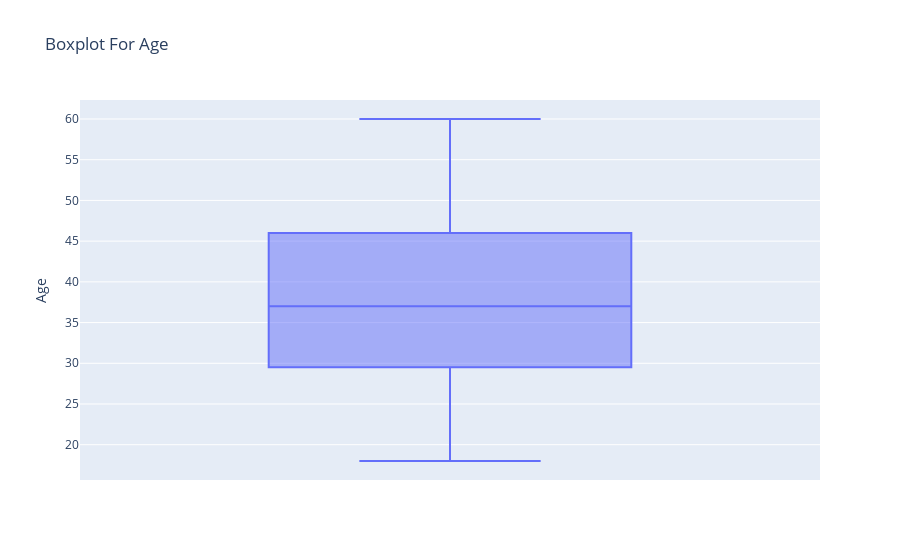
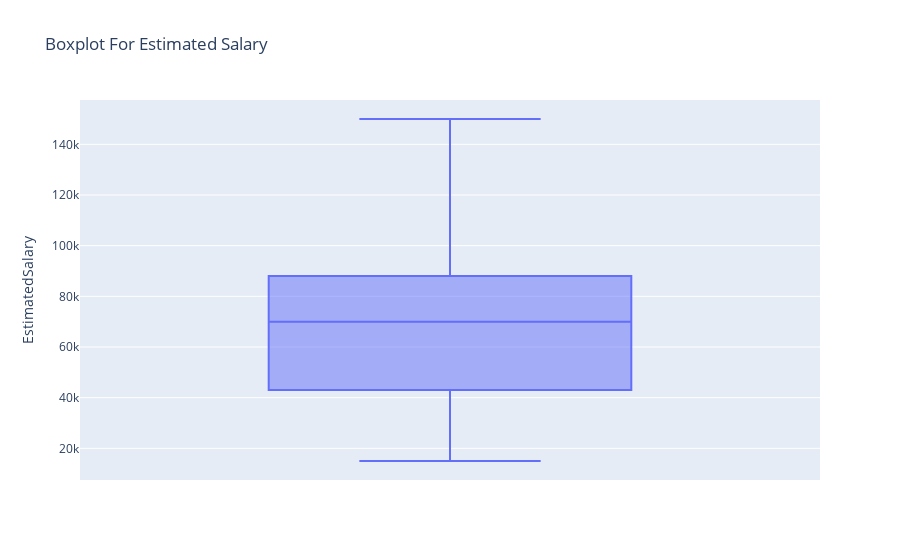

Notebook code for these charts, in order:
### Markdown cell above
### OUTLIERS

### Code cell
# Age
outliers_age = px.box(df, y='Age', title='Boxplot For Age')
outliers_age.show()

# Estimated Salary
outliers_estimated_salary = px.box(df, y='EstimatedSalary', title='Boxplot For Estimated Salary')
outliers_estimated_salary.show()

### Figure 1 — Plotly figure (JSON) as saved in the notebook; plotly's stock layout.template omitted (floating-point values rounded to 4 significant figures; data arrays with more than 128 entries replaced by an {"elided": "..."} marker saying what was removed)
{"data": [{"alignmentgroup": "True", "hovertemplate": "Age=%{y}<extra></extra>", "legendgroup": "", "marker": {"color": "#636efa"}, "name": "", "notched": false, "offsetgroup": "", "orientation": "v", "showlegend": false, "type": "box", "x0": " ", "xaxis": "x", "y": {"elided": "400 int values"}, "y0": " ", "yaxis": "y"}], "layout": {"boxmode": "group", "legend": {"tracegroupgap": 0}, "title": {"text": "Boxplot For Age"}, "xaxis": {"anchor": "y", "domain": [0, 1]}, "yaxis": {"anchor": "x", "domain": [0, 1], "title": {"text": "Age"}}}}

### Figure 2 — Plotly figure (JSON) as saved in the notebook; plotly's stock layout.template omitted (floating-point values rounded to 4 significant figures; data arrays with more than 128 entries replaced by an {"elided": "..."} marker saying what was removed)
{"data": [{"alignmentgroup": "True", "hovertemplate": "EstimatedSalary=%{y}<extra></extra>", "legendgroup": "", "marker": {"color": "#636efa"}, "name": "", "notched": false, "offsetgroup": "", "orientation": "v", "showlegend": false, "type": "box", "x0": " ", "xaxis": "x", "y": {"elided": "400 int values"}, "y0": " ", "yaxis": "y"}], "layout": {"boxmode": "group", "legend": {"tracegroupgap": 0}, "title": {"text": "Boxplot For Estimated Salary"}, "xaxis": {"anchor": "y", "domain": [0, 1]}, "yaxis": {"anchor": "x", "domain": [0, 1], "title": {"text": "EstimatedSalary"}}}}
